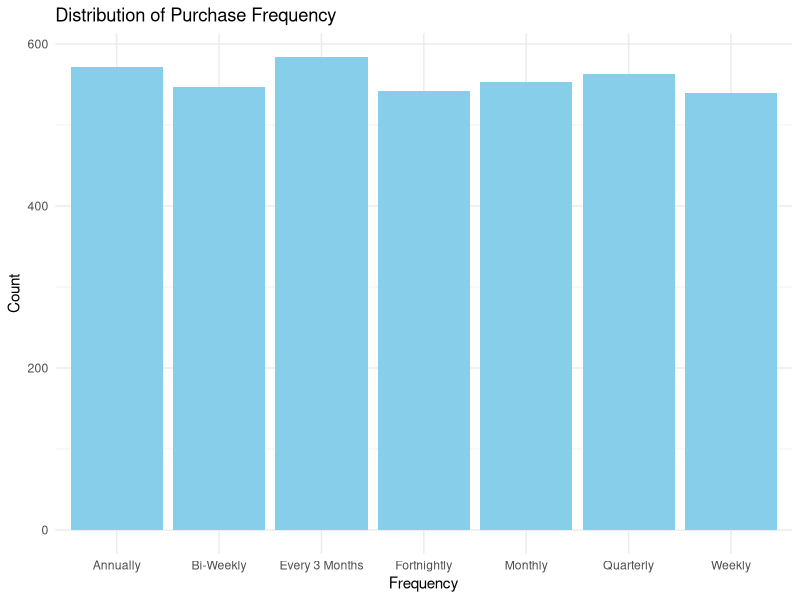
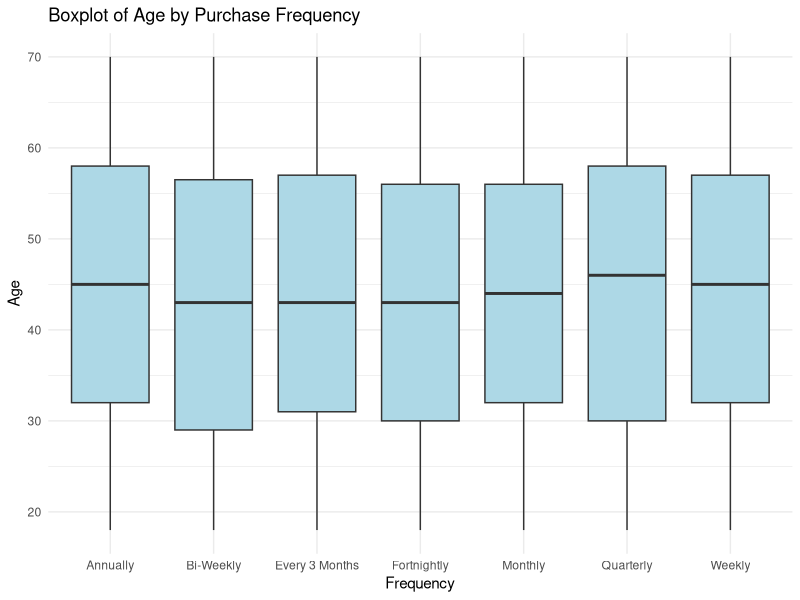
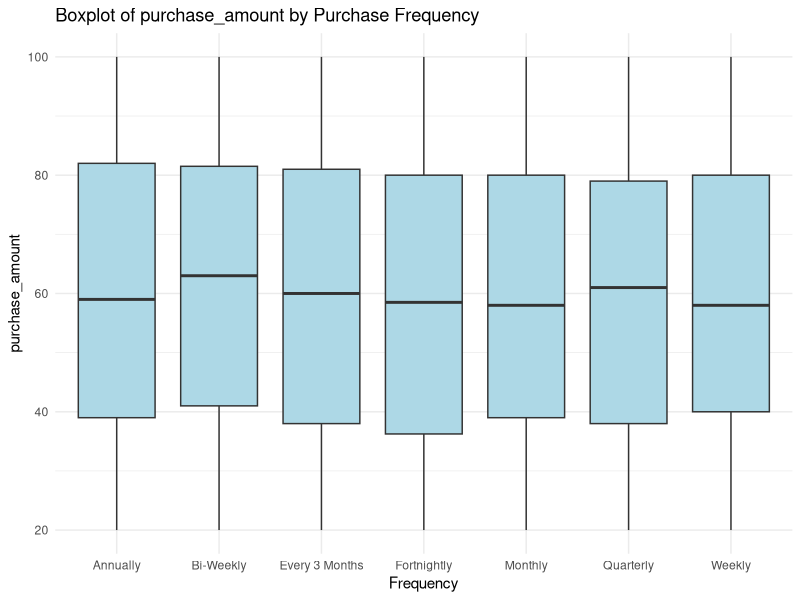
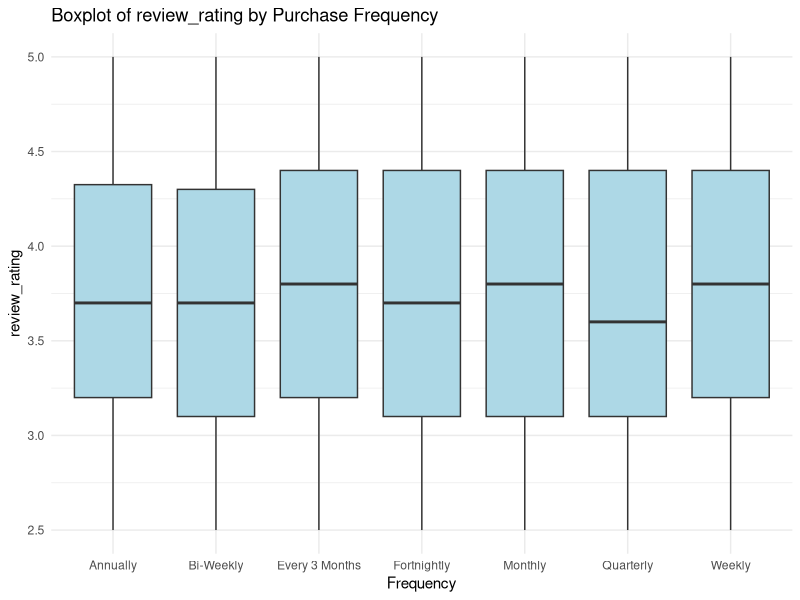
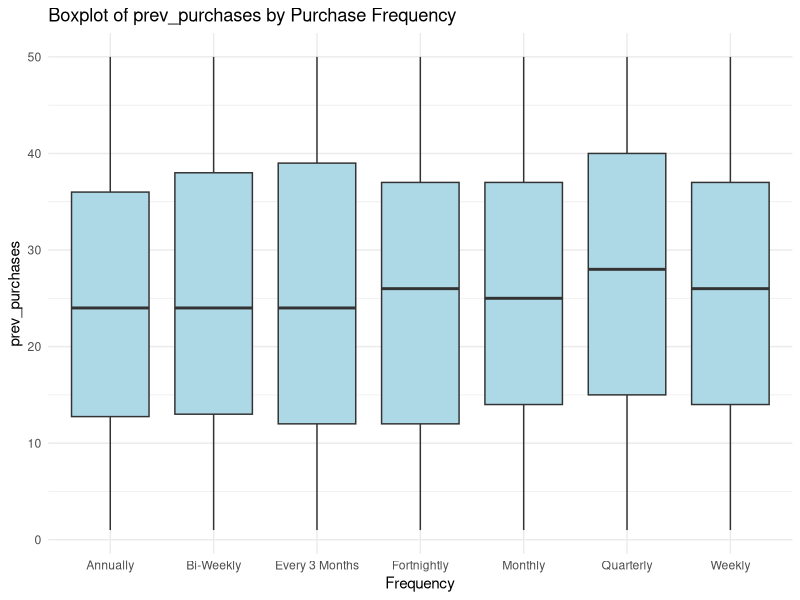
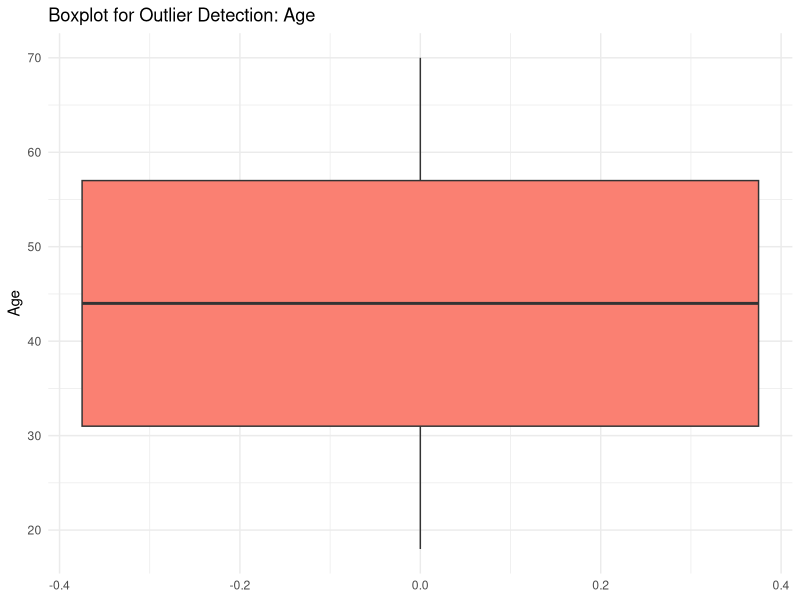
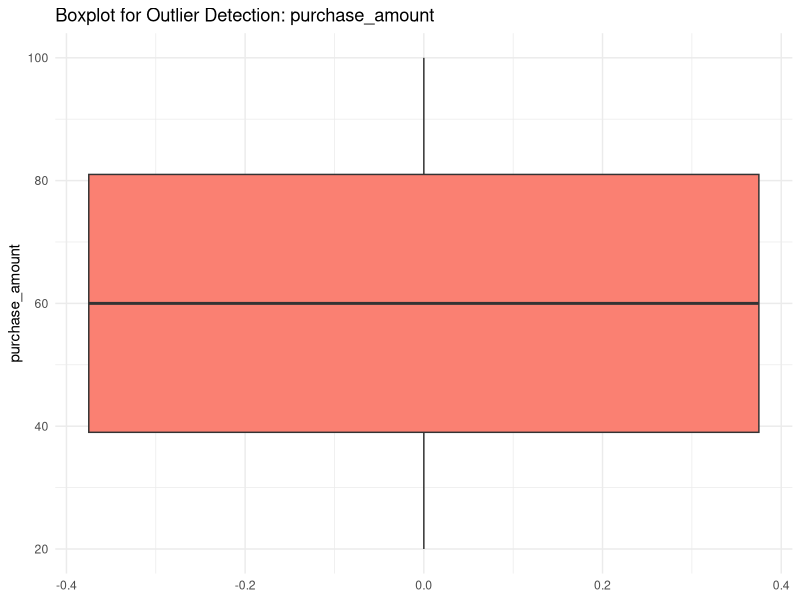
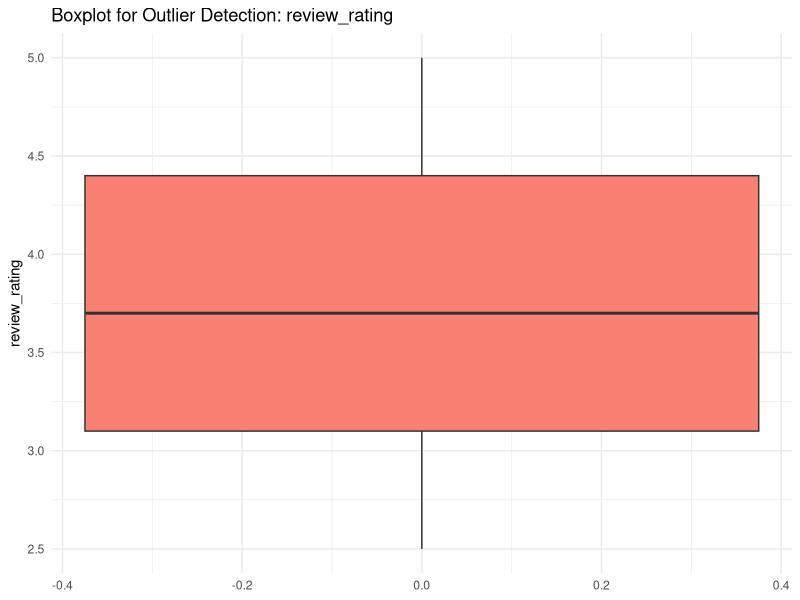

Write R code to recreate these figures, in order.
# Full_EDA_Shopping_Trends.R
# Comprehensive EDA for Shopping Trends Purchase Frequency Prediction

# ------------------ Libraries ------------------
library(dplyr)
library(ggplot2)
library(reshape2)

# ------------------ Load and Clean Data ------------------
df <- read.csv("shopping_trends_data2.csv")

#Remove Specific Identifiers
df_noID <- select(df, -X, -Customer.ID)

#Make the dependent variable a factor variable.
df_factor <- mutate(df_noID,frequency = as.factor(frequency)) #dplyr

# Define column types
factor_cols <- c('Gender', 'item_purchased', 'Category', 'Location', 'Size', 'Color',
                 'Season', 'subscription_status', 'shipping_type', 'discount_applied',
                 'promocode', 'method', 'frequency')
numeric_cols <- c('Age', 'purchase_amount', 'review_rating', 'prev_purchases')

# Convert column types
df[factor_cols] <- lapply(df[factor_cols], as.factor)

# ------------------ 1. Summary Statistics ------------------
cat("===== SUMMARY STATISTICS (Numeric Features) =====\n")
print(summary(df[numeric_cols]))

cat("\n===== FREQUENCY DISTRIBUTION (Categorical Features) =====\n")
for (col in factor_cols) {
  cat("\n---", col, "---\n")
  print(summary(df[[col]]))
}

# ------------------ 2. Missing Value Check ------------------
cat("\n===== MISSING VALUES =====\n")
missing_vals <- sapply(df, function(x) sum(is.na(x)))
print(missing_vals)

# ------------------ 3. Outlier Detection (IQR Method) ------------------
cat("\n===== OUTLIER COUNTS (IQR Method) =====\n")
detect_outliers <- function(vec) {
  q1 <- quantile(vec, 0.25, na.rm = TRUE)
  q3 <- quantile(vec, 0.75, na.rm = TRUE)
  iqr <- q3 - q1
  sum(vec < (q1 - 1.5 * iqr) | vec > (q3 + 1.5 * iqr))
}

for (col in numeric_cols) {
  out_count <- detect_outliers(df[[col]])
  cat(sprintf("%s: %d outliers\n", col, out_count))
}

# ------------------ 4. Target Distribution ------------------
ggplot(df, aes(x = frequency)) +
  geom_bar(fill = "skyblue") +
  theme_minimal() +
  ggtitle("Distribution of Purchase Frequency") +
  xlab("Frequency") +
  ylab("Count")

# ------------------ 5. Numeric Features by Frequency ------------------
for (col in numeric_cols) {
  print(
    ggplot(df, aes(x = frequency, y = .data[[col]])) +
      geom_boxplot(fill = "lightblue") +
      theme_minimal() +
      ggtitle(paste("Boxplot of", col, "by Purchase Frequency")) +
      xlab("Frequency") +
      ylab(col)
  )
}

# ------------------ 6. Outlier Visualization ------------------
for (col in numeric_cols) {
  p <- ggplot(df, aes_string(y = col)) +
    geom_boxplot(fill = "salmon") +
    theme_minimal() +
    ggtitle(paste("Boxplot for Outlier Detection:", col))
  print(p)
}

# ------------------ 7. Categorical Feature Breakdown ------------------
cat_features <- c("Gender", "Season", "Category", "shipping_type")
for (col in cat_features) {
  print(
    ggplot(df, aes_string(x = col, fill = "frequency")) +
      geom_bar(position = "fill") +
      scale_y_continuous(labels = scales::percent) +
      theme_minimal() +
      ggtitle(paste("Proportional Frequency by", col)) +
      ylab("Proportion")
  )
}

# ------------------ 8. Correlation Heatmap ------------------
cor_matrix <- cor(df[, numeric_cols], use = "complete.obs")
melted_corr <- melt(cor_matrix)

print(
  ggplot(melted_corr, aes(Var1, Var2, fill = value)) +
  geom_tile() +
  geom_text(aes(label = round(value, 2)), color = "black") +
  scale_fill_gradient2(low = "red", high = "blue", mid = "white",
                       midpoint = 0, limit = c(-1,1), name="Correlation") +
  theme_minimal() +
  ggtitle("Correlation Heatmap (Manual)"))

# ------------------ 9. PCA Visualization ------------------
# 1. Select numeric columns and scale them
df_scaled <- scale(df[, numeric_cols])

# 2. Perform PCA
pca <- prcomp(df_scaled, center = TRUE, scale. = TRUE)

# 3. Create a data frame with the first 2 principal components
pca_df <- data.frame(PC1 = pca$x[, 1],
                     PC2 = pca$x[, 2],
                     Frequency = df$frequency)

# 4. Plot using ggplot2
ggplot(pca_df, aes(x = PC1, y = PC2, color = Frequency)) +
  geom_point(alpha = 0.7, size = 2) +
  theme_minimal() +
  ggtitle("PCA: First Two Principal Components") +
  xlab(paste0("PC1 (", round(summary(pca)$importance[2,1]*100, 1), "%)")) +
  ylab(paste0("PC2 (", round(summary(pca)$importance[2,2]*100, 1), "%)")) +
  scale_color_brewer(palette = "Dark2")

# ------------------ 10. Summary Statistics Factor Features ------------------
cat("===== SUMMARY STATISTICS (Factor Features) =====\n")
print(summary(df[factor_cols]))
